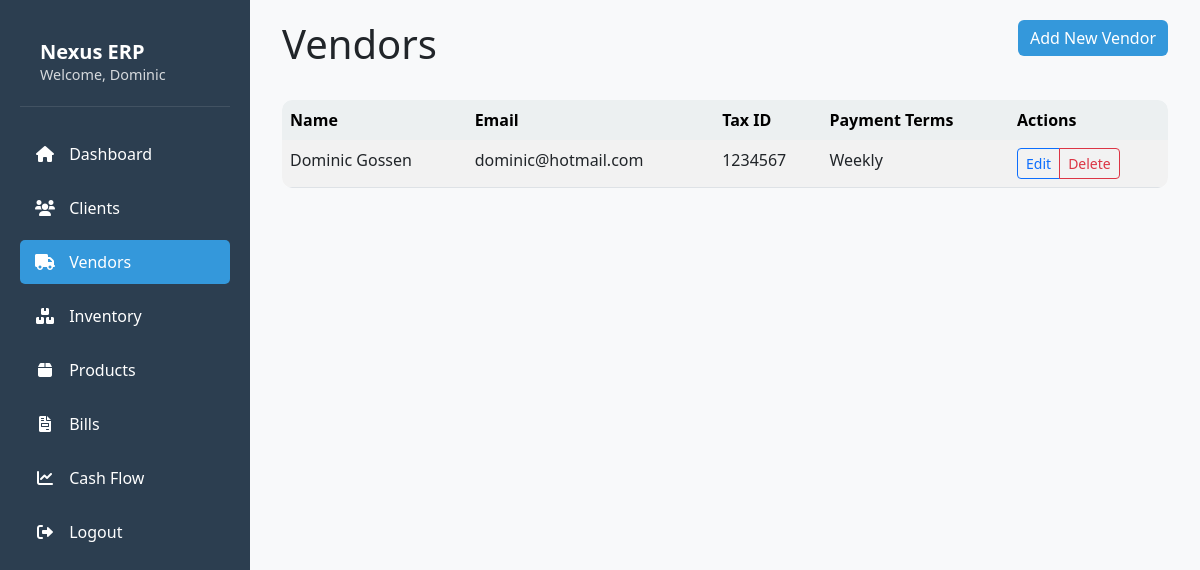
Page /vendors (signed in) on the committed database.
### models.py (models this page shows)
class User(UserMixin, db.Model):
    id = db.Column(db.Integer, primary_key=True)
    username = db.Column(db.String(80), unique=True, nullable=False)
    password = db.Column(db.String(120), nullable=False)

class Vendor(db.Model):
    __tablename__ = 'vendors'
    id = db.Column(db.Integer, primary_key=True)
    user_id = db.Column(db.Integer, db.ForeignKey('user.id'), nullable=False)
    name = db.Column(db.String(100), nullable=False)
    email = db.Column(db.String(100), nullable=False)
    tax_id = db.Column(db.String(50))
    payment_terms = db.Column(db.String(50))
    notes = db.Column(db.Text)
    created_at = db.Column(db.DateTime, default=datetime.utcnow)
    updated_at = db.Column(db.DateTime, default=datetime.utcnow, onupdate=datetime.utcnow)
    tags = db.relationship('Tag', secondary='vendor_tags', backref='vendors', lazy=True)
    contacts = db.relationship('Contact', backref='vendor', lazy=True)

### app.py (the view)
@app.route('/vendors')
@login_required
def vendors():
    vendors = Vendor.query.filter_by(user_id=current_user.id).all()
    return render_template('vendors.html', vendors=vendors)

### app.py (called while the page is built)
@login_manager.user_loader
def load_user(user_id):
    return User.query.get(int(user_id))

### templates/vendors.html (shortened to what this page needs)
{% extends "base.html" %}
{% block content %}
<div class="container">
    <div class="row mb-4">
        <div class="col">
            <h1>Vendors</h1>
        </div>
        <div class="col text-end">
            <button type="button" class="btn btn-primary" data-bs-toggle="modal" data-bs-target="#addVendorModal">
                Add New Vendor
            </button>
        </div>
    </div>
    <div class="table-responsive">
        <table class="table table-striped table-hover">
            <thead class="table-light">
                <tr>
                    <th>Name</th>
                    <th>Email</th>
                    <th>Tax ID</th>
                    <th>Payment Terms</th>
                    <th>Actions</th>
                </tr>
            </thead>
            <tbody>
                {% for vendor in vendors %}
                <tr>
                    <td>{{ vendor.name }}</td>
                    <td>{{ vendor.email }}</td>
                    <td>{{ vendor.tax_id }}</td>
                    <td>{{ vendor.payment_terms }}</td>
                    <td>
                        <div class="btn-group" role="group">
                            <button type="button" class="btn btn-sm btn-outline-primary" data-bs-toggle="modal" data-bs-target="#editVendorModal{{ vendor.id }}">
                                Edit
                            </button>
                            <button type="button" class="btn btn-sm btn-outline-danger" onclick="if(confirm('Are you sure you want to delete this vendor?')) window.location.href='{{ url_for('delete_vendor', vendor_id=vendor.id) }}'">
                                Delete
                            </button>
                        </div>
                    </td>
                </tr>
                {% endfor %}
            </tbody>
        </table>
    </div>
</div>
{% endblock %}

### templates/base.html (shortened to what this page needs)
<!DOCTYPE html>
<html lang="en">
<head>
    <link href="https://cdn.jsdelivr.net/npm/bootstrap@5.3.0/dist/css/bootstrap.min.css" rel="stylesheet">
    <link href="https://cdnjs.cloudflare.com/ajax/libs/font-awesome/6.0.0/css/all.min.css" rel="stylesheet">
</head>
<body>
    <div class="sidebar">
        <div class="user-info">
            <h5>Nexus ERP</h5>
            {% if current_user.is_authenticated %}
            <p>Welcome, {{ current_user.username }}</p>
            {% else %}
            <p>Enterprise Resource Planning</p>
            {% endif %}
        </div>
        <nav class="nav flex-column">
            <a class="nav-link {% if request.endpoint == 'home' %}active{% endif %}" href="{{ url_for('home') }}">
                <i class="fas fa-home"></i> Dashboard
            </a>
            <a class="nav-link {% if request.endpoint == 'clients' %}active{% endif %}" href="{{ url_for('clients') }}">
                <i class="fas fa-users"></i> Clients
            </a>
            <a class="nav-link {% if request.endpoint == 'vendors' %}active{% endif %}" href="{{ url_for('vendors') }}">
                <i class="fas fa-truck"></i> Vendors
            </a>
            <a class="nav-link {% if request.endpoint == 'inventory_page' %}active{% endif %}" href="{{ url_for('inventory_page') }}">
                <i class="fas fa-boxes"></i> Inventory
            </a>
            <a class="nav-link {% if request.endpoint == 'products' %}active{% endif %}" href="{{ url_for('products') }}">
                <i class="fas fa-box"></i> Products
            </a>
            <a class="nav-link {% if request.endpoint == 'bills' %}active{% endif %}" href="{{ url_for('bills') }}">
                <i class="fas fa-file-invoice"></i> Bills
            </a>
            <a class="nav-link {% if request.endpoint == 'cash_flow' %}active{% endif %}" href="{{ url_for('cash_flow') }}">
                <i class="fas fa-chart-line"></i> Cash Flow
            </a>
            <a class="nav-link" href="{{ url_for('logout') }}">
                <i class="fas fa-sign-out-alt"></i> Logout
            </a>
        </nav>
    </div>
    <div class="main-content">
        {% block content %}{% endblock %}
    </div>
</body>
</html>

### templates/base.html (style rules this page uses)
:root { --primary-color: #2c3e50; --secondary-color: #34495e; --accent-color: #3498db; --success-color: #2ecc71; --warning-color: #f1c40f; --danger-color: #e74c3c; --light-color: #ecf0f1; --dark-color: #2c3e50; }
body { background-color: #f8f9fa; font-family: 'Segoe UI', Tahoma, Geneva, Verdana, sans-serif; }
.sidebar { background-color: var(--primary-color); min-height: 100vh; padding: 20px; position: fixed; width: 250px; left: 0; top: 0; color: white; }
.main-content { margin-left: 250px; padding: 20px; }
.nav-link { color: white; padding: 10px 15px; margin: 5px 0; border-radius: 5px; transition: all 0.3s; }
.nav-link.active { background-color: var(--accent-color); }
.nav-link i { margin-right: 10px; width: 20px; text-align: center; }
.btn-primary { background-color: var(--accent-color); border: none; }
.table { background-color: white; border-radius: 10px; overflow: hidden; }
.table thead th { background-color: var(--light-color); border: none; }
.user-info { padding: 20px; border-bottom: 1px solid rgba(255, 255, 255, 0.1); margin-bottom: 20px; }
.user-info h5 { margin: 0; font-weight: 600; }
.user-info p { margin: 0; font-size: 0.9rem; opacity: 0.8; }

### rows in the picture
User: username "Dominic"
Vendor: name "Dominic Gossen", email "dominic@hotmail.com", tax_id "1234567", payment_terms "Weekly"
